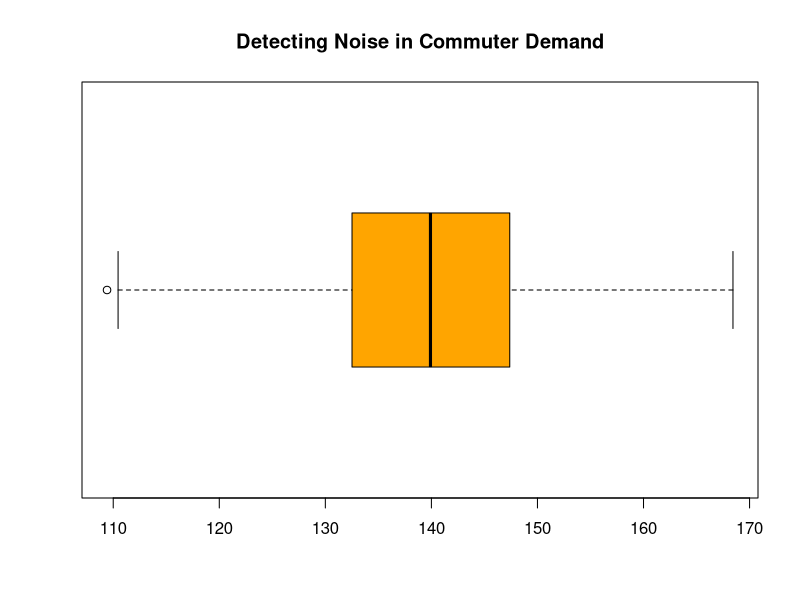
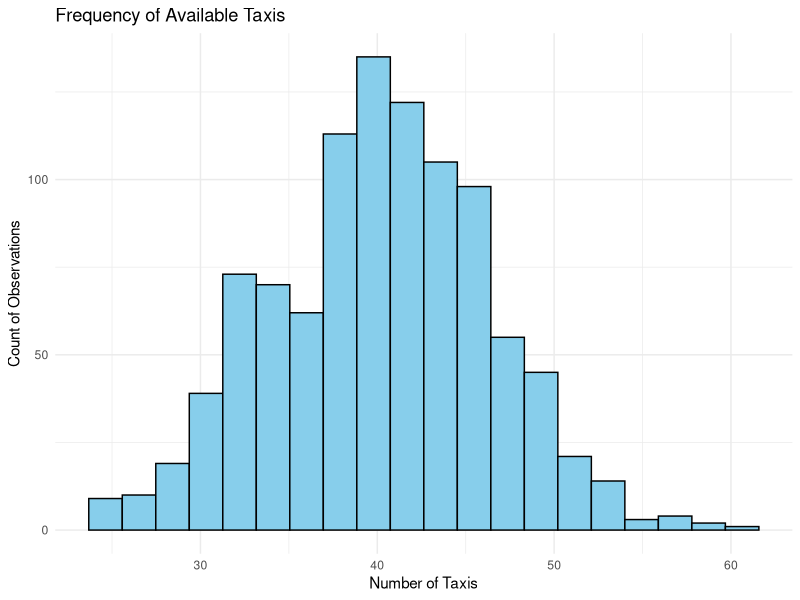
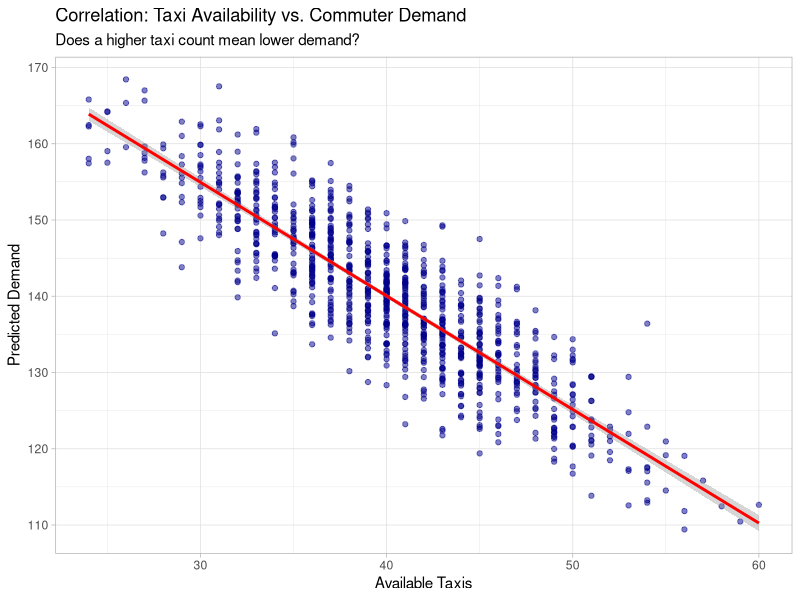

Write R code to recreate these figures, in order.
## ---- chunk 1
# This is a 'setup' chunk. It loads libraries without showing them in the report.
library(tidyverse)
library(ggplot2)

# Re-creating the data for this report
set.seed(2026)
n_records <- 1000
data <- data.frame(
  Latitude = runif(n_records, min = 1.20, max = 1.45),
  Longitude = runif(n_records, min = 103.6, max = 104.0),
  TaxiCount = rpois(n_records, lambda = 40),
  Timestamp = Sys.time() - (1:n_records * 60)
)
data$CommuterDemand <- (data$TaxiCount * -1.5) + 200 + rnorm(n_records, sd = 5)
## ---- chunk 2
print("Project Data (LTA Standard Format) Loaded:")
head(data)
## ---- chunk 3
# Counting if there are any 'empty' cells in our data
missing_counts <- colSums(is.na(data))
print(missing_counts)
## ---- chunk 4
# Visual check for noise using a boxplot
boxplot(data$CommuterDemand,
        main="Detecting Noise in Commuter Demand",
        col="orange",
        horizontal=TRUE)
## ---- chunk 5
# Calculate mean and standard deviation
mean_val <- mean(data$CommuterDemand)
sd_val   <- sd(data$CommuterDemand)

# Identify rows that are more than 3 standard deviations from the mean
noise_rows <- which(abs(data$CommuterDemand - mean_val) > (3 * sd_val))

# Output the result
print(paste("Number of potential noise rows detected:", length(noise_rows)))
## ---- chunk 6
library(ggplot2)

ggplot(data, aes(x = TaxiCount)) +
  geom_histogram(bins = 20, fill = "skyblue", color = "black") +
  theme_minimal() +
  labs(title = "Frequency of Available Taxis",
       x = "Number of Taxis",
       y = "Count of Observations")
## ---- chunk 7
ggplot(data, aes(x = TaxiCount, y = CommuterDemand)) +
  geom_point(alpha = 0.5, color = "darkblue") +
  geom_smooth(method = "lm", color = "red") +  # This adds a 'trend line'
  theme_light() +
  labs(title = "Correlation: Taxi Availability vs. Commuter Demand",
       subtitle = "Does a higher taxi count mean lower demand?",
       x = "Available Taxis",
       y = "Predicted Demand")
## ---- chunk 8
summary(data)
